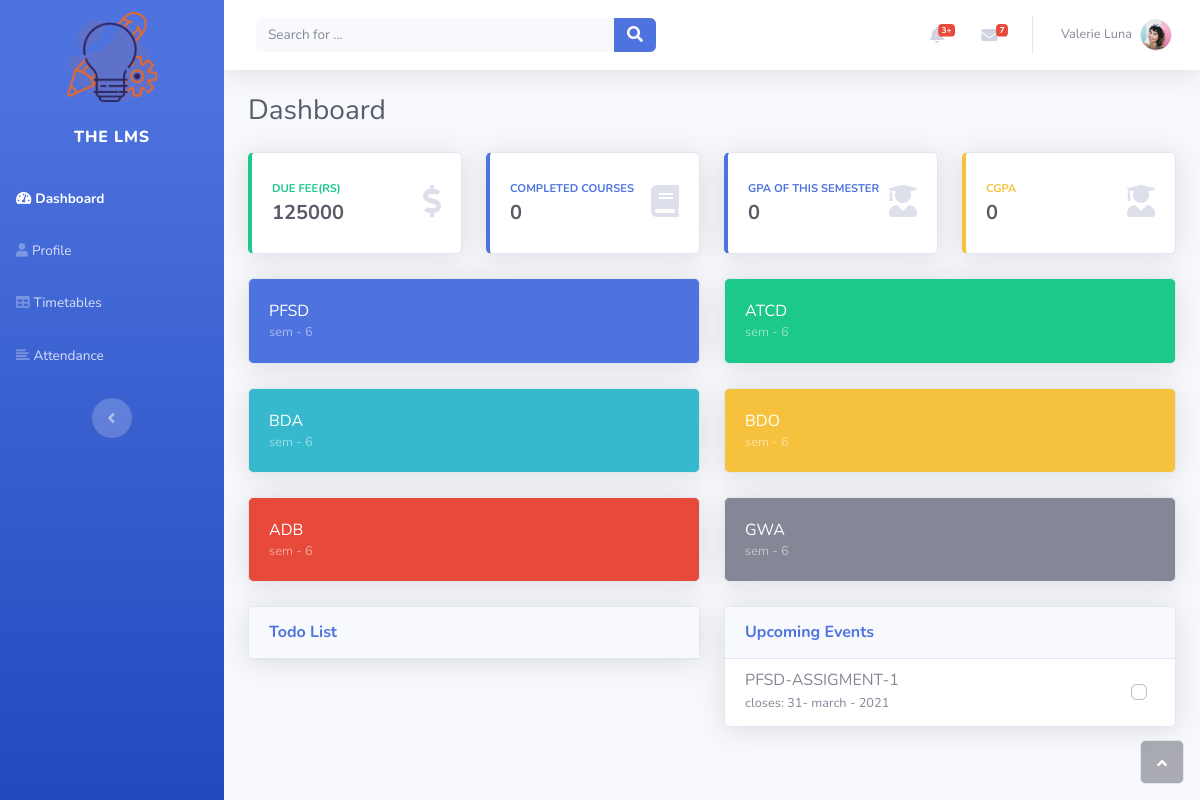
Before: /student/sdashboard (signed in) with the older database file.
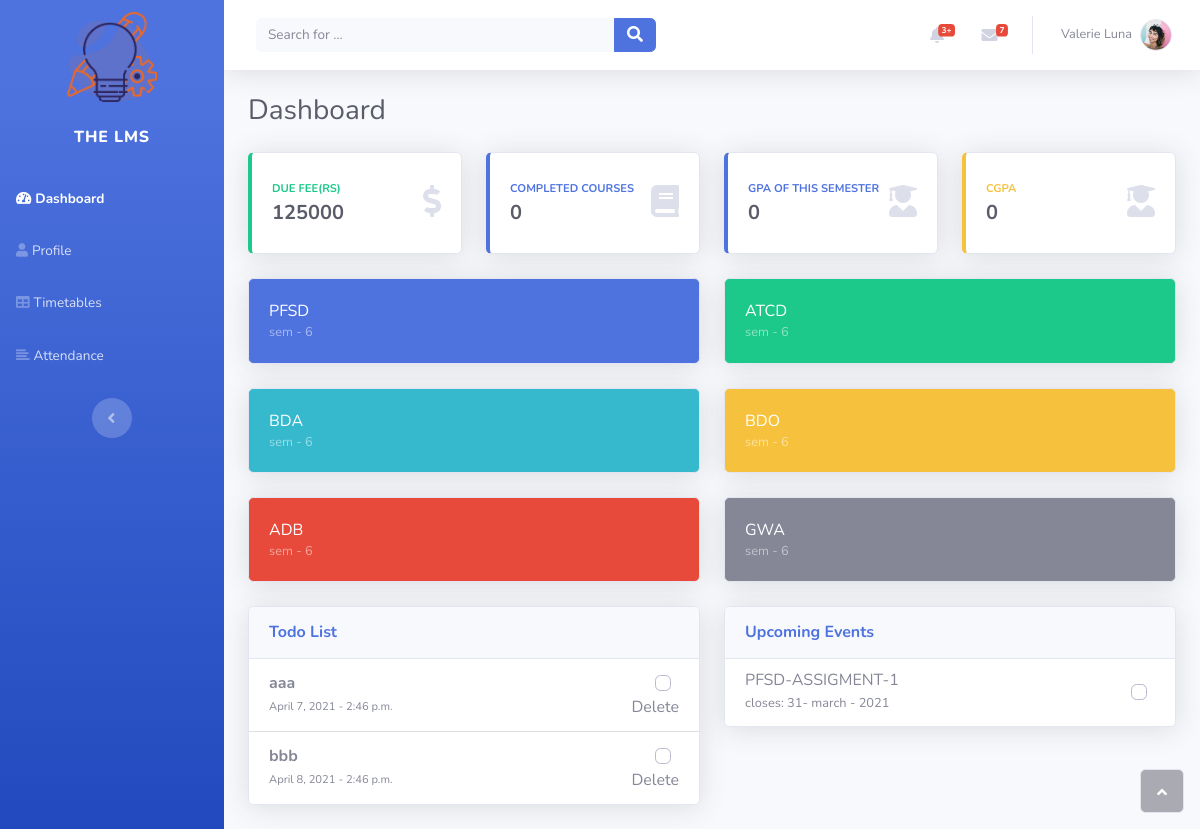
After: the same page with the newer database file.
### todo/models.py (models this page shows)
class Todo(models.Model):
    user = models.ForeignKey(User, on_delete=models.CASCADE)
    task = models.CharField(max_length=500)
    date = models.DateField()
    time = models.TimeField()

### studentdashboard/views.py (the view)
# urls.py: path('sdashboard', views.Studentdashboard.as_view(), name="studentdashboard"),
class Studentdashboard(View):
    def get(self, request):
        todos = Todo.objects.filter(user=request.user)
        return render(request, 'LMSstudentdashboard/dashboard.html', {'todos' : todos})

### templates/LMSstudentdashboard/dashboard.html (shortened to what the changed rows need)
{% load static %}
<!DOCTYPE html>
<html>
<head>
    <link rel="stylesheet" href="{% static 'LMSstudentdashboard/assets/bootstrap/css/bootstrap.min.css'%}">
    <link rel="stylesheet" href="{% static 'LMSstudentdashboard/assets/fonts/fontawesome-all.min.css'%}">
    <link rel="stylesheet" href="{% static 'LMSstudentdashboard/assets/fonts/font-awesome.min.css'%}">
    <link rel="stylesheet" href="{% static 'LMSstudentdashboard/assets/fonts/fontawesome5-overrides.min.css'%}">
    <link rel="stylesheet" href="{% static 'LMSstudentdashboard/assets/css/circle-progress-bar.css'%}">
    <link rel="stylesheet" href="{% static 'LMSstudentdashboard/assets/css/divider-text-middle.css'%}">
    <link rel="stylesheet" href="{% static 'LMSstudentdashboard/assets/css/Drag-and-Drop-Multiple-File-Form-Input-upload-Advanced.css'%}">
    <link rel="stylesheet" href="https://cdnjs.cloudflare.com/ajax/libs/animate.css/3.5.2/animate.min.css">
    <link rel="stylesheet" href="{% static 'LMSstudentdashboard/assets/css/Multi-step-form.css'%}">
</head>
<body id="page-top">
    <div id="wrapper">
        <div class="d-flex flex-column" id="content-wrapper">
            <div id="content">
                <div class="container-fluid">
                    <div class="row">
                        <div class="col">
                            <div class="card shadow mb-4">
                                <ul class="list-group list-group-flush">
                                    {% for todos in todos %}
                                    <li class="list-group-item">
                                        <div class="row align-items-center no-gutters">
                                            <div class="col mr-2">
                                                <h6 class="text-break mb-0"><strong>{{todos.task}}</strong></h6><span class="text-xs">{{todos.date}} - {{todos.time}}</span>
                                            </div>
                                            <div class="col-auto">
                                                <div class="custom-control custom-checkbox d-xl-flex justify-content-xl-end"></div><a href="{% url 'todo_delete' pk=todos.pk %}">Delete</a>
                                            </div>
                                        </div>
                                    </li>
                                    {% endfor %}
                                </ul>
                            </div>
                        </div>
                    </div>
                </div>
            </div>
        </div><a class="border rounded d-inline scroll-to-top" href="#page-top"><i class="fas fa-angle-up"></i></a>
    </div>
</body>
</html>

Changed rows visible on the page:
added Todo: task "aaa", date "April 7, 2021", time "2:46 p.m."
added Todo: task "bbb", date "April 8, 2021", time "2:46 p.m."
